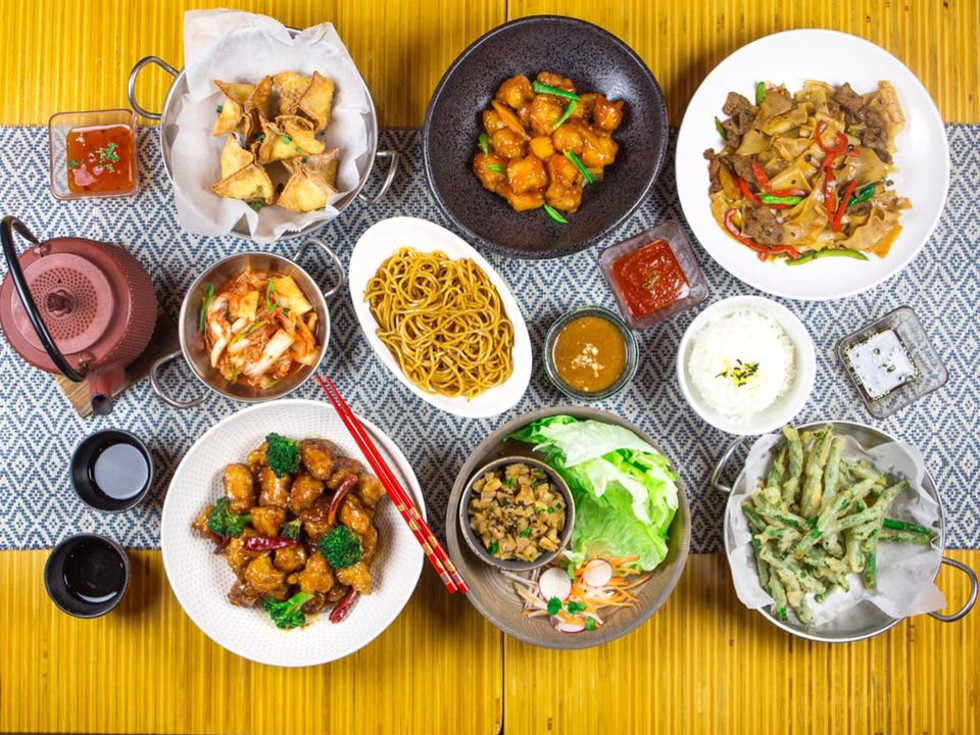
#> input picture input_pictures/2.jpg, 980 x 735 px
$ python -i FeatureExtractor.py   (imports and definitions only)   (older library calls are emulated)
#> lines starting #> are read from the running program, lines starting #| are printed output that depends on the picture; after the words box and inside, x2 and y2 are one past the last pixel; in counts of white or black regions, pixels touching at a corner belong together
from numpy import pi, exp, sqrt
import numpy as np
import cv2
import pandas as pd


# import os


def get_features(cropped_imgs: list) -> pd.DataFrame:

    # Gaussian kernel for giving more importance to center portion
    s, k = 50, 100  # generate a (2k+1)x(2k+1) gaussian kernel with mean=0 and sigma = s
    probs = [exp(-z * z / (2 * s * s)) / sqrt(2 * pi * s * s) for z in range(-k, k)]
    gaussian_kernel = np.outer(probs, probs)

    circle = np.zeros((200, 200), dtype="uint8")
    cv2.circle(circle, (100, 100), 50, 255, -1)
    # cv2.imshow("mask", circle)

    # feature extraction from cropped images
    df = pd.DataFrame()
    num = 1
    for img_original in cropped_imgs:

        img_resized = img_original

        img_gray = cv2.cvtColor(img_resized, cv2.COLOR_RGB2GRAY)

        centerimg = img_gray * gaussian_kernel
        centerimg = cv2.normalize(src=centerimg, dst=None, alpha=0, beta=255, norm_type=cv2.NORM_MINMAX,
                                  dtype=cv2.CV_8U)
        imagecenterforhist = cv2.bitwise_and(img_resized, img_resized, mask=circle)

        filtered_img_vector = []

        # Generate Gabor features

        # kernels = []  # Create empty list to hold all kernels that we will generate in a loop
        for theta in range(4):  # number of thetas.
            theta = theta / 4. * np.pi
            for sigma in (1, 3):  # Sigma with values of 1 and 3
                for lamda in [np.pi / 8, np.pi / 4, np.pi / 2, np.pi]:  # Range of wavelengths
                    for gamma in (0.05, 0.5):  # Gamma values of 0.05 and 0.5

                        ksize = 9
                        kernel = cv2.getGaborKernel((ksize, ksize), sigma, theta, lamda, gamma, 0, ktype=cv2.CV_32F)
                        # kernels.append(kernel)
                        # Now filter the image and add values to a new column
                        fimg = cv2.filter2D(centerimg, cv2.CV_8UC3, kernel)
                        filtered_img_vector.append(fimg.mean())
                        filtered_img_vector.append(fimg.std())

        # color data
        (B, G, R) = cv2.split(imagecenterforhist)
        filtered_img_vector.append(B.mean())
        filtered_img_vector.append(B.std())
        filtered_img_vector.append(G.mean())
        filtered_img_vector.append(G.std())
        filtered_img_vector.append(R.mean())
        filtered_img_vector.append(R.std())

        # insert label

        df[num] = filtered_img_vector
        num = num + 1
    df = df.T
    return df

# df.to_csv()

>>> import cv2
>>> picture = cv2.cvtColor(cv2.imread('input_pictures/2.jpg'), cv2.COLOR_BGR2RGB)
>>> result = get_features(picture)
#> in get_features, `cv2.circle(circle, (100, 100), 50, 255, -1)`:
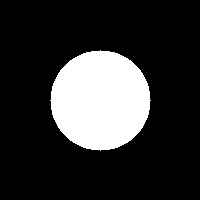
#> circle: shape (200, 200); 19.6% white; 1 white region, box (x1, y1, x2, y2) and area: (50, 50, 151, 151) 7845
#> the loop in get_features, `for img_original in cropped_imgs: ` made 1 pass
#> after the loop in get_features, `for img_original in cropped_imgs:`: num = 1
#> (the run stopped early here; a loop or call above may not have finished)
